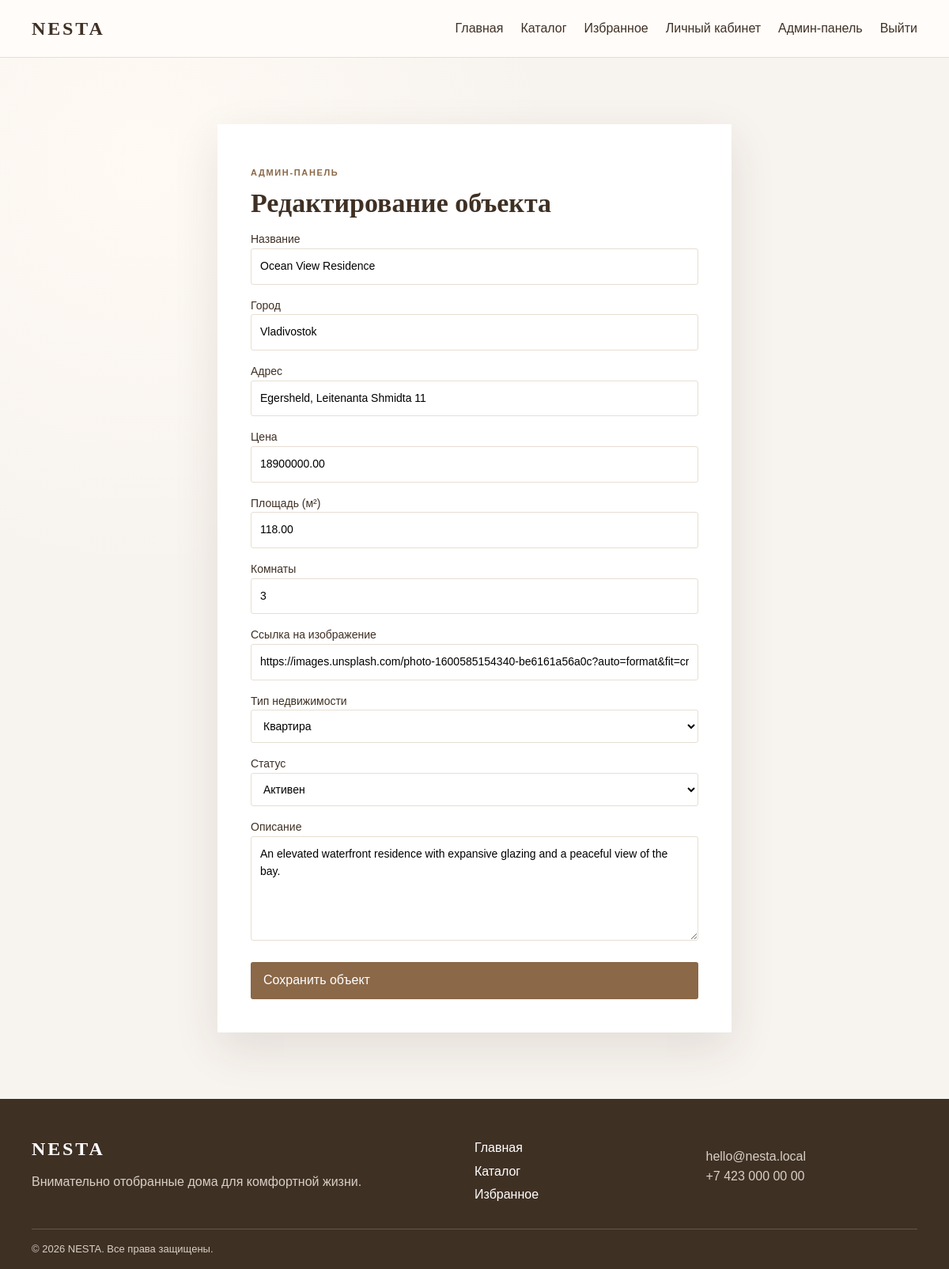
Page /admin/property-form.php?id=2 (signed in) on the earlier database version.
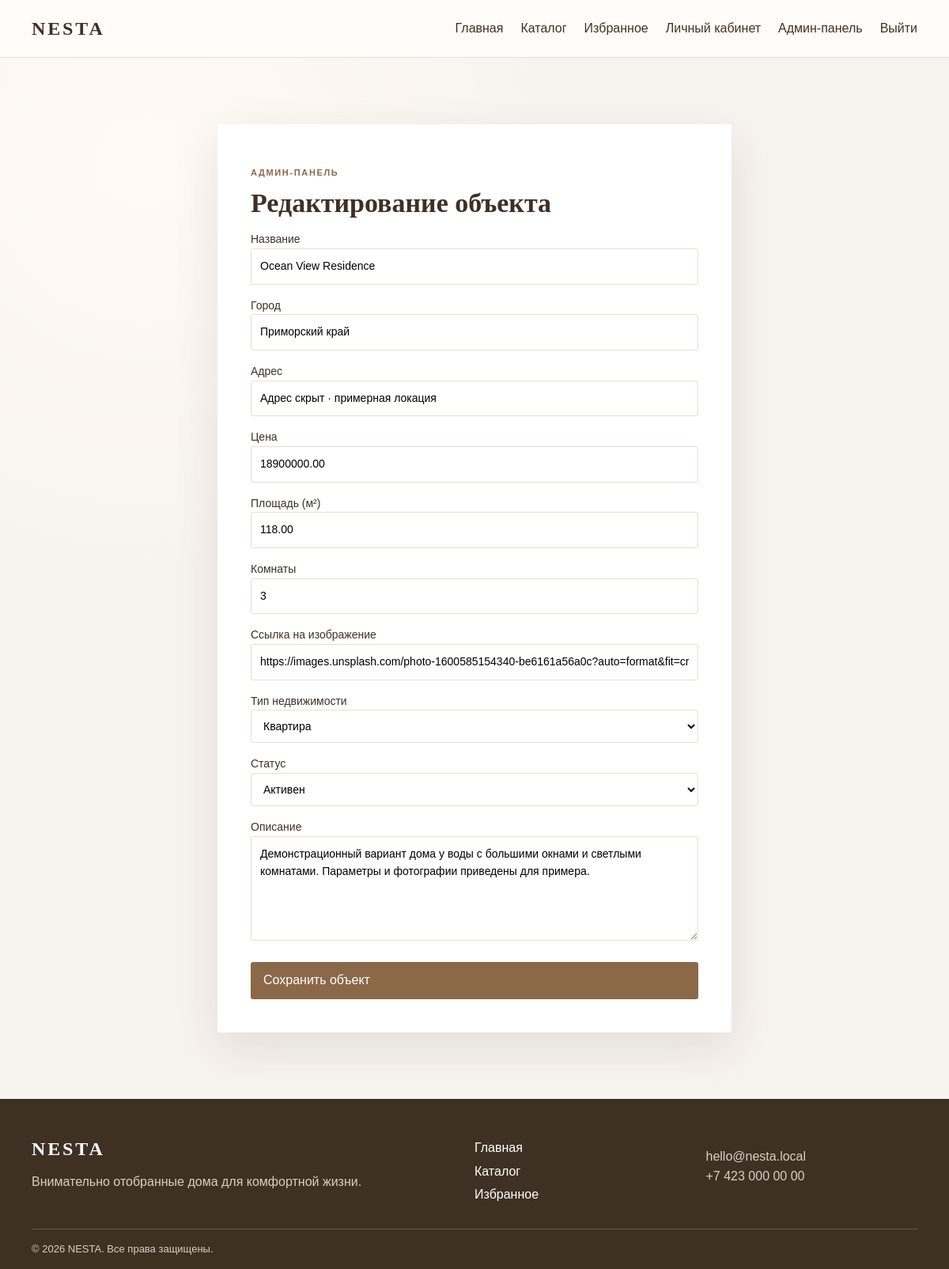
Same page on the later database version.
### tables this page shows
CREATE TABLE properties (id INT UNSIGNED AUTO_INCREMENT PRIMARY KEY,title VARCHAR(180) NOT NULL,description TEXT NOT NULL,city VARCHAR(100) NOT NULL,address VARCHAR(190) NOT NULL,price DECIMAL(14,2) NOT NULL,area DECIMAL(8,2) NOT NULL,rooms TINYINT UNSIGNED NOT NULL,type VARCHAR(50) NOT NULL,image VARCHAR(500) NOT NULL,status ENUM('active','draft') NOT NULL DEFAULT 'active',created_at TIMESTAMP DEFAULT CURRENT_TIMESTAMP,INDEX(city),INDEX(price));

### includes/bootstrap.php (called while the page is built, shortened)
<?php
function e(?string $v): string { return htmlspecialchars((string)$v, ENT_QUOTES, 'UTF-8'); }

### admin/property-form.php (the view, shortened to what this page needs)
<?php
require '../includes/bootstrap.php'; require_admin();
$id=(int)($_GET['id']??0);
$p=['title'=>'','description'=>'','city'=>'','address'=>'','price'=>'','area'=>'','rooms'=>'','type'=>'Квартира','image'=>'','status'=>'active'];
if($id){$s=$pdo->prepare('SELECT * FROM properties WHERE id=?');$s->execute([$id]);$p=$s->fetch()?:exit('Объект не найден.');}
$page_title=$id?'Редактирование объекта':'Новый объект'; require '../includes/header.php';
?>
<main class="auth-wrap wide"><form class="auth-card" method="post"><p class="eyebrow">Админ-панель</p><h1><?=e($page_title)?></h1><?php foreach($errors as $error):?><p class="error"><?=e($error)?></p><?php endforeach?><input type="hidden" name="csrf" value="<?=csrf()?>"><?php foreach(['title'=>'Название','city'=>'Город','address'=>'Адрес','price'=>'Цена','area'=>'Площадь (м²)','rooms'=>'Комнаты','image'=>'Ссылка на изображение'] as $key=>$label):?><label><?=$label?><input name="<?=$key?>" value="<?=e((string)$p[$key])?>"></label><?php endforeach?><label>Тип недвижимости<select name="type"><?php foreach(['Квартира','Дом','Вилла','Лофт'] as $type):?><option <?=$p['type']===$type?'selected':''?>><?=$type?></option><?php endforeach?></select></label><label>Статус<select name="status"><option value="active" <?=$p['status']==='active'?'selected':''?>>Активен</option><option value="draft" <?=$p['status']==='draft'?'selected':''?>>Черновик</option></select></label><label>Описание<textarea name="description" rows="5"><?=e($p['description'])?></textarea></label><button class="block">Сохранить объект</button></form></main>
<?php require '../includes/footer.php'; ?>

Differences in the rows shown:
changed properties "Ocean View Residence": city "Vladivostok" → "Приморский край"; address "Egersheld, Leitenanta Shmidta 11" → "Адрес скрыт · примерная локация"; description "An elevated waterfront residence with expansive glazing and a peaceful view of the bay." → "Демонстрационный вариант дома у воды с большими окнами и светлыми комнатами. Параметры и фотографии приведены для примера."
